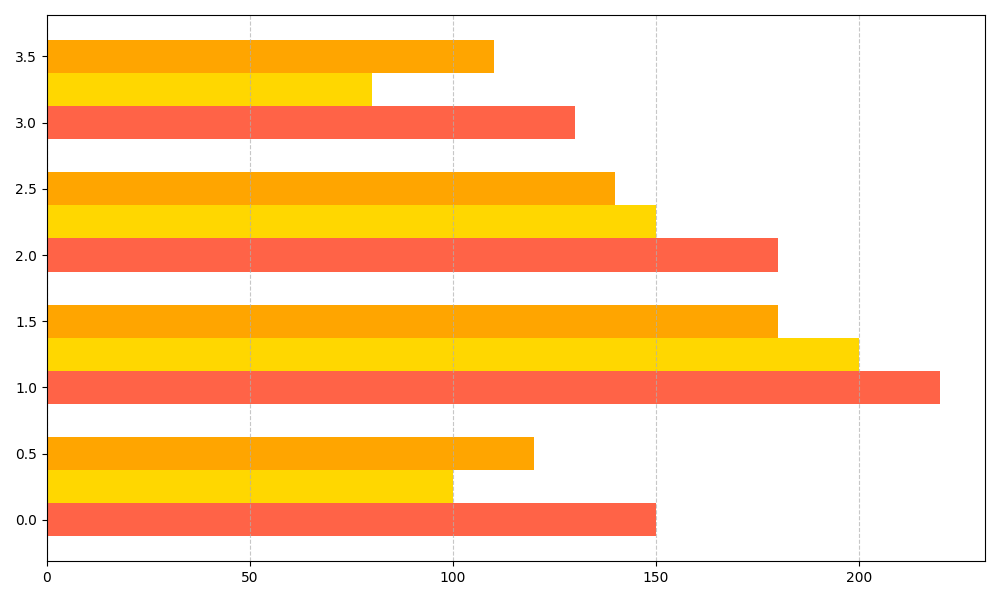

Here is the Python script that generated this plot:
import matplotlib.pyplot as plt
import numpy as np

# Data (in kilograms)
apples_consumption = [150, 220, 180, 130]
bananas_consumption = [100, 200, 150, 80]
oranges_consumption = [120, 180, 140, 110]

# Aggregate data
data = [apples_consumption, bananas_consumption, oranges_consumption]

# Number of seasons
n_seasons = 4

# Define the positions of the bars
y = np.arange(n_seasons)
bar_height = 0.25

# Create the plot
fig, ax = plt.subplots(figsize=(10, 6))

# Plot each fruit's consumption as a separate set of horizontal bars
colors = ['#FF6347', '#FFD700', '#FFA500']
for i in range(3):
    bars = ax.barh(y + i * bar_height, data[i], height=bar_height, color=colors[i])

# Add gridlines for better readability
ax.xaxis.grid(True, linestyle='--', alpha=0.7)

# Tight layout for better spacing
plt.tight_layout()

# Display the plot
plt.show()
